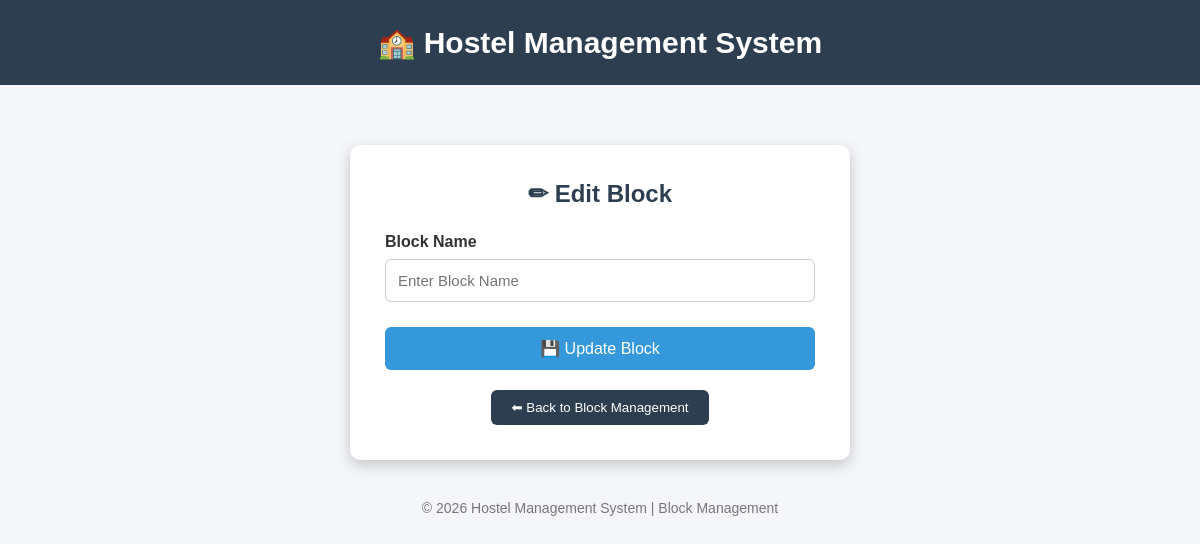
Before: /admin/edit_block/5 (signed in) with the older database file.
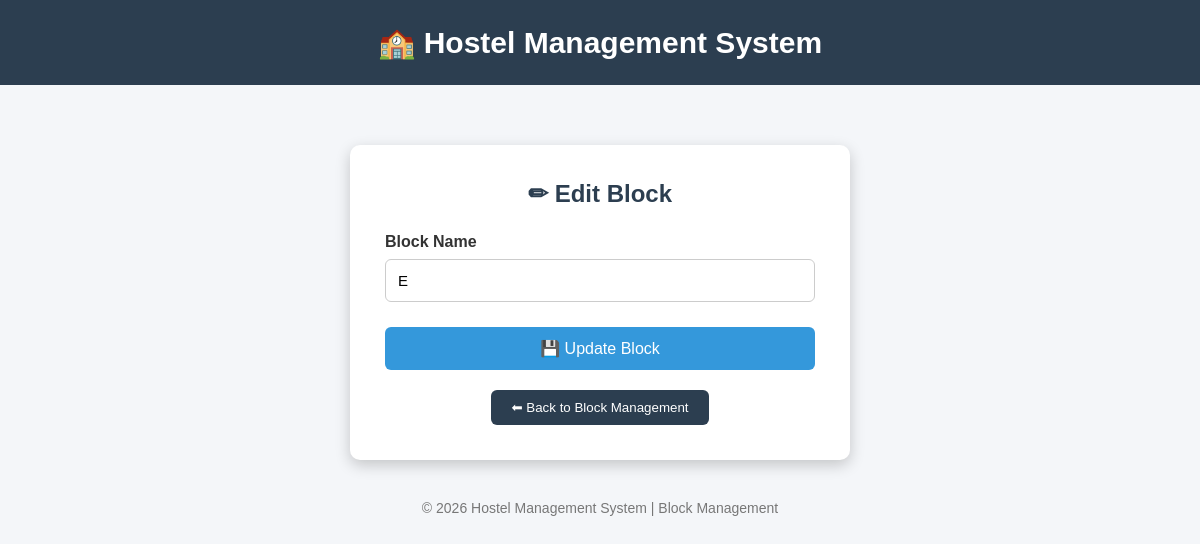
After: the same page with the newer database file.
### tables this page shows
CREATE TABLE blocks(
    id INTEGER PRIMARY KEY AUTOINCREMENT,
    college_code TEXT NOT NULL,
    block_name TEXT NOT NULL,

    FOREIGN KEY(college_code)
    REFERENCES colleges(college_code)
    ON DELETE CASCADE
);

### app.py (the view, shortened to what this page needs)
@app.route("/admin/edit_block/<int:block_id>", methods=["GET", "POST"])
def edit_block(block_id):
    if "college_id" not in session:
        return redirect(url_for("admin_login"))
    conn = sqlite3.connect("hostel.db")
    cursor = conn.cursor()
    cursor.execute("""
    SELECT
        id,
        block_name
    FROM blocks
    WHERE id=?
    """, (block_id,))
    block = cursor.fetchone()
    conn.close()
    return render_template(
        "edit_block.html",
        block=block
    )

### templates/edit_block.html (shortened to what this page needs)
<!DOCTYPE html>
<html>
<head>
</head>
<body>
<div class="header">
🏫 Hostel Management System
</div>
<div class="container">
<div class="card">
<h2>✏ Edit Block</h2>
<form method="POST">
<label>Block Name</label>
<input
type="text"
name="block_name"
value="{{ block[1] }}"
placeholder="Enter Block Name"
required>
<button
type="submit"
class="update-btn">
💾 Update Block
</button>
</form>
<div class="back">
<a href="/admin/blocks">
<button type="button">
⬅ Back to Block Management
</button>
</a>
</div>
</div>
</div>
<div class="footer">
© 2026 Hostel Management System | Block Management
</div>
</body>
</html>

Changed rows visible on the page:
added blocks: block_name "E"
